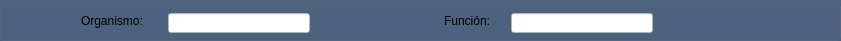
     <widget class="QGroupBox" name="groupBox_11">
      <property name="geometry">
       <rect>
        <x>10</x>
        <y>40</y>
        <width>841</width>
        <height>41</height>
       </rect>
      </property>
      <property name="font">
       <font>
        <family>Century Schoolbook L</family>
        <pointsize>9</pointsize>
        <weight>9</weight>
        <italic>false</italic>
        <bold>false</bold>
       </font>
      </property>
      <property name="styleSheet">
       <string notr="true">QGroupBox{
background-color: rgb(77, 99, 127);
}

QLineEdit{
background-color: rgb(255, 255, 255);
}
</string>
      </property>
      <property name="title">
       <string/>
      </property>
      <widget class="QLineEdit" name="lineEdit_2">
       <property name="geometry">
        <rect>
         <x>168</x>
         <y>13</y>
         <width>142</width>
         <height>20</height>
        </rect>
       </property>
       <property name="styleSheet">
        <string notr="true">background-color: rgb(255, 255, 255);</string>
       </property>
       <property name="text">
        <string/>
       </property>
      </widget>
      <widget class="QLabel" name="label_23">
       <property name="geometry">
        <rect>
         <x>81</x>
         <y>11</y>
         <width>81</width>
         <height>20</height>
        </rect>
       </property>
       <property name="text">
        <string>Organismo:</string>
       </property>
       <property name="alignment">
        <set>Qt::AlignLeading|Qt::AlignLeft|Qt::AlignVCenter</set>
       </property>
      </widget>
      <widget class="QLineEdit" name="lineEdit_3">
       <property name="geometry">
        <rect>
         <x>511</x>
         <y>13</y>
         <width>142</width>
         <height>20</height>
        </rect>
       </property>
       <property name="styleSheet">
        <string notr="true">background-color: rgb(255, 255, 255);</string>
       </property>
      </widget>
      <widget class="QLabel" name="label_55">
       <property name="geometry">
        <rect>
         <x>444</x>
         <y>11</y>
         <width>61</width>
         <height>20</height>
        </rect>
       </property>
       <property name="text">
        <string>Función:</string>
       </property>
       <property name="alignment">
        <set>Qt::AlignLeading|Qt::AlignLeft|Qt::AlignVCenter</set>
       </property>
      </widget>
     </widget>
